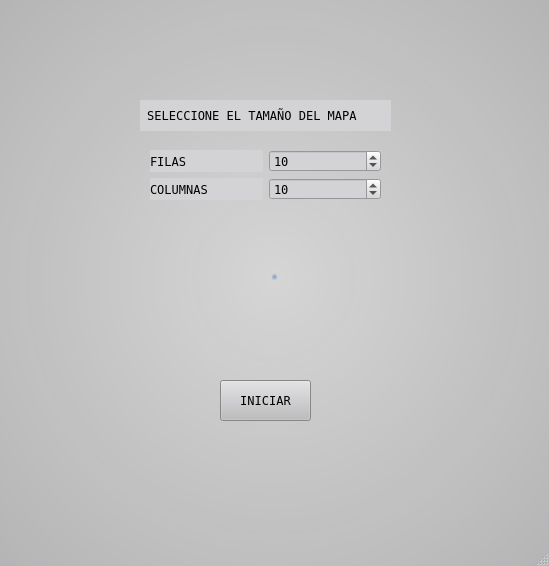
<?xml version="1.0" encoding="UTF-8"?>
<ui version="4.0">
 <class>MainWindow</class>
 <widget class="QMainWindow" name="MainWindow">
  <property name="geometry">
   <rect>
    <x>0</x>
    <y>0</y>
    <width>549</width>
    <height>566</height>
   </rect>
  </property>
  <property name="palette">
   <palette>
    <active>
     <colorrole role="Button">
      <brush brushstyle="RadialGradientPattern">
       <gradient centralx="0.494318000000000" centraly="0.506000000000000" focalx="0.500000000000000" focaly="0.489000000000000" radius="1.192000000000000" type="RadialGradient" spread="ReflectSpread" coordinatemode="ObjectBoundingMode">
        <gradientstop position="0.000000000000000">
         <color alpha="206">
          <red>71</red>
          <green>124</green>
          <blue>173</blue>
         </color>
        </gradientstop>
        <gradientstop position="0.005681820000000">
         <color alpha="255">
          <red>213</red>
          <green>213</green>
          <blue>213</blue>
         </color>
        </gradientstop>
        <gradientstop position="1.000000000000000">
         <color alpha="251">
          <red>157</red>
          <green>157</green>
          <blue>159</blue>
         </color>
        </gradientstop>
       </gradient>
      </brush>
     </colorrole>
     <colorrole role="Light">
      <brush brushstyle="SolidPattern">
       <color alpha="255">
        <red>198</red>
        <green>227</green>
        <blue>230</blue>
       </color>
      </brush>
     </colorrole>
     <colorrole role="Midlight">
      <brush brushstyle="SolidPattern">
       <color alpha="255">
        <red>153</red>
        <green>206</green>
        <blue>221</blue>
       </color>
      </brush>
     </colorrole>
     <colorrole role="Base">
      <brush brushstyle="RadialGradientPattern">
       <gradient centralx="0.494318000000000" centraly="0.506000000000000" focalx="0.500000000000000" focaly="0.489000000000000" radius="1.192000000000000" type="RadialGradient" spread="ReflectSpread" coordinatemode="ObjectBoundingMode">
        <gradientstop position="0.000000000000000">
         <color alpha="206">
          <red>71</red>
          <green>124</green>
          <blue>173</blue>
         </color>
        </gradientstop>
        <gradientstop position="0.005681820000000">
         <color alpha="255">
          <red>213</red>
          <green>213</green>
          <blue>213</blue>
         </color>
        </gradientstop>
        <gradientstop position="1.000000000000000">
         <color alpha="251">
          <red>157</red>
          <green>157</green>
          <blue>159</blue>
         </color>
        </gradientstop>
       </gradient>
      </brush>
     </colorrole>
     <colorrole role="Window">
      <brush brushstyle="RadialGradientPattern">
       <gradient centralx="0.494318000000000" centraly="0.506000000000000" focalx="0.500000000000000" focaly="0.489000000000000" radius="1.192000000000000" type="RadialGradient" spread="ReflectSpread" coordinatemode="ObjectBoundingMode">
        <gradientstop position="0.000000000000000">
         <color alpha="206">
          <red>71</red>
          <green>124</green>
          <blue>173</blue>
         </color>
        </gradientstop>
        <gradientstop position="0.005681820000000">
         <color alpha="255">
          <red>213</red>
          <green>213</green>
          <blue>213</blue>
         </color>
        </gradientstop>
        <gradientstop position="1.000000000000000">
         <color alpha="251">
          <red>157</red>
          <green>157</green>
          <blue>159</blue>
         </color>
        </gradientstop>
       </gradient>
      </brush>
     </colorrole>
     <colorrole role="Highlight">
      <brush brushstyle="SolidPattern">
       <color alpha="255">
        <red>71</red>
        <green>51</green>
        <blue>29</blue>
       </color>
      </brush>
     </colorrole>
     <colorrole role="AlternateBase">
      <brush brushstyle="SolidPattern">
       <color alpha="255">
        <red>210</red>
        <green>255</green>
        <blue>252</blue>
       </color>
      </brush>
     </colorrole>
    </active>
    <inactive>
     <colorrole role="Button">
      <brush brushstyle="RadialGradientPattern">
       <gradient centralx="0.494318000000000" centraly="0.506000000000000" focalx="0.500000000000000" focaly="0.489000000000000" radius="1.192000000000000" type="RadialGradient" spread="ReflectSpread" coordinatemode="ObjectBoundingMode">
        <gradientstop position="0.000000000000000">
         <color alpha="206">
          <red>71</red>
          <green>124</green>
          <blue>173</blue>
         </color>
        </gradientstop>
        <gradientstop position="0.005681820000000">
         <color alpha="255">
          <red>213</red>
          <green>213</green>
          <blue>213</blue>
         </color>
        </gradientstop>
        <gradientstop position="1.000000000000000">
         <color alpha="251">
          <red>157</red>
          <green>157</green>
          <blue>159</blue>
         </color>
        </gradientstop>
       </gradient>
      </brush>
     </colorrole>
     <colorrole role="Light">
      <brush brushstyle="SolidPattern">
       <color alpha="255">
        <red>255</red>
        <green>255</green>
        <blue>255</blue>
       </color>
      </brush>
     </colorrole>
     <colorrole role="Midlight">
      <brush brushstyle="SolidPattern">
       <color alpha="255">
        <red>227</red>
        <green>227</green>
        <blue>227</blue>
       </color>
      </brush>
     </colorrole>
     <colorrole role="Base">
      <brush brushstyle="RadialGradientPattern">
       <gradient centralx="0.494318000000000" centraly="0.506000000000000" focalx="0.500000000000000" focaly="0.489000000000000" radius="1.192000000000000" type="RadialGradient" spread="ReflectSpread" coordinatemode="ObjectBoundingMode">
        <gradientstop position="0.000000000000000">
         <color alpha="206">
          <red>71</red>
          <green>124</green>
          <blue>173</blue>
         </color>
        </gradientstop>
        <gradientstop position="0.005681820000000">
         <color alpha="255">
          <red>213</red>
          <green>213</green>
          <blue>213</blue>
         </color>
        </gradientstop>
        <gradientstop position="1.000000000000000">
         <color alpha="251">
          <red>157</red>
          <green>157</green>
          <blue>159</blue>
         </color>
        </gradientstop>
       </gradient>
      </brush>
     </colorrole>
     <colorrole role="Window">
      <brush brushstyle="RadialGradientPattern">
       <gradient centralx="0.494318000000000" centraly="0.506000000000000" focalx="0.500000000000000" focaly="0.489000000000000" radius="1.192000000000000" type="RadialGradient" spread="ReflectSpread" coordinatemode="ObjectBoundingMode">
        <gradientstop position="0.000000000000000">
         <color alpha="206">
          <red>71</red>
          <green>124</green>
          <blue>173</blue>
         </color>
        </gradientstop>
        <gradientstop position="0.005681820000000">
         <color alpha="255">
          <red>213</red>
          <green>213</green>
          <blue>213</blue>
         </color>
        </gradientstop>
        <gradientstop position="1.000000000000000">
         <color alpha="251">
          <red>157</red>
          <green>157</green>
          <blue>159</blue>
         </color>
        </gradientstop>
       </gradient>
      </brush>
     </colorrole>
     <colorrole role="Highlight">
      <brush brushstyle="SolidPattern">
       <color alpha="255">
        <red>240</red>
        <green>240</green>
        <blue>240</blue>
       </color>
      </brush>
     </colorrole>
     <colorrole role="AlternateBase">
      <brush brushstyle="SolidPattern">
       <color alpha="255">
        <red>245</red>
        <green>245</green>
        <blue>245</blue>
       </color>
      </brush>
     </colorrole>
    </inactive>
    <disabled>
     <colorrole role="Button">
      <brush brushstyle="RadialGradientPattern">
       <gradient centralx="0.494318000000000" centraly="0.506000000000000" focalx="0.500000000000000" focaly="0.489000000000000" radius="1.192000000000000" type="RadialGradient" spread="ReflectSpread" coordinatemode="ObjectBoundingMode">
        <gradientstop position="0.000000000000000">
         <color alpha="206">
          <red>71</red>
          <green>124</green>
          <blue>173</blue>
         </color>
        </gradientstop>
        <gradientstop position="0.005681820000000">
         <color alpha="255">
          <red>213</red>
          <green>213</green>
          <blue>213</blue>
         </color>
        </gradientstop>
        <gradientstop position="1.000000000000000">
         <color alpha="251">
          <red>157</red>
          <green>157</green>
          <blue>159</blue>
         </color>
        </gradientstop>
       </gradient>
      </brush>
     </colorrole>
     <colorrole role="Light">
      <brush brushstyle="SolidPattern">
       <color alpha="255">
        <red>198</red>
        <green>227</green>
        <blue>230</blue>
       </color>
      </brush>
     </colorrole>
     <colorrole role="Midlight">
      <brush brushstyle="SolidPattern">
       <color alpha="255">
        <red>247</red>
        <green>247</green>
        <blue>247</blue>
       </color>
      </brush>
     </colorrole>
     <colorrole role="Base">
      <brush brushstyle="RadialGradientPattern">
       <gradient centralx="0.494318000000000" centraly="0.506000000000000" focalx="0.500000000000000" focaly="0.489000000000000" radius="1.192000000000000" type="RadialGradient" spread="ReflectSpread" coordinatemode="ObjectBoundingMode">
        <gradientstop position="0.000000000000000">
         <color alpha="206">
          <red>71</red>
          <green>124</green>
          <blue>173</blue>
         </color>
        </gradientstop>
        <gradientstop position="0.005681820000000">
         <color alpha="255">
          <red>213</red>
          <green>213</green>
          <blue>213</blue>
         </color>
        </gradientstop>
        <gradientstop position="1.000000000000000">
         <color alpha="251">
          <red>157</red>
          <green>157</green>
          <blue>159</blue>
         </color>
        </gradientstop>
       </gradient>
      </brush>
     </colorrole>
     <colorrole role="Window">
      <brush brushstyle="RadialGradientPattern">
       <gradient centralx="0.494318000000000" centraly="0.506000000000000" focalx="0.500000000000000" focaly="0.489000000000000" radius="1.192000000000000" type="RadialGradient" spread="ReflectSpread" coordinatemode="ObjectBoundingMode">
        <gradientstop position="0.000000000000000">
         <color alpha="206">
          <red>71</red>
          <green>124</green>
          <blue>173</blue>
         </color>
        </gradientstop>
        <gradientstop position="0.005681820000000">
         <color alpha="255">
          <red>213</red>
          <green>213</green>
          <blue>213</blue>
         </color>
        </gradientstop>
        <gradientstop position="1.000000000000000">
         <color alpha="251">
          <red>157</red>
          <green>157</green>
          <blue>159</blue>
         </color>
        </gradientstop>
       </gradient>
      </brush>
     </colorrole>
     <colorrole role="Highlight">
      <brush brushstyle="SolidPattern">
       <color alpha="255">
        <red>0</red>
        <green>120</green>
        <blue>215</blue>
       </color>
      </brush>
     </colorrole>
     <colorrole role="AlternateBase">
      <brush brushstyle="SolidPattern">
       <color alpha="255">
        <red>245</red>
        <green>245</green>
        <blue>245</blue>
       </color>
      </brush>
     </colorrole>
    </disabled>
   </palette>
  </property>
  <property name="windowTitle">
   <string>MainWindow</string>
  </property>
  <property name="styleSheet">
   <string notr="true">#centralwidget{
background-image:url(:/fondo.png);
}
</string>
  </property>
  <widget class="QWidget" name="centralwidget">
   <widget class="QLabel" name="label_2">
    <property name="geometry">
     <rect>
      <x>140</x>
      <y>100</y>
      <width>251</width>
      <height>31</height>
     </rect>
    </property>
    <property name="sizePolicy">
     <sizepolicy hsizetype="Fixed" vsizetype="Fixed">
      <horstretch>0</horstretch>
      <verstretch>0</verstretch>
     </sizepolicy>
    </property>
    <property name="font">
     <font>
      <family>Fixedsys</family>
      <pointsize>9</pointsize>
      <italic>false</italic>
      <bold>false</bold>
     </font>
    </property>
    <property name="toolTip">
     <string/>
    </property>
    <property name="layoutDirection">
     <enum>Qt::LeftToRight</enum>
    </property>
    <property name="styleSheet">
     <string notr="true">background-color: rgb(211, 211, 214);
font: 9pt &quot;Fixedsys&quot;;
</string>
    </property>
    <property name="text">
     <string> SELECCIONE EL TAMAÑO DEL MAPA </string>
    </property>
    <property name="textFormat">
     <enum>Qt::AutoText</enum>
    </property>
   </widget>
   <widget class="QPushButton" name="pushButton">
    <property name="geometry">
     <rect>
      <x>220</x>
      <y>380</y>
      <width>91</width>
      <height>41</height>
     </rect>
    </property>
    <property name="sizePolicy">
     <sizepolicy hsizetype="Minimum" vsizetype="Expanding">
      <horstretch>0</horstretch>
      <verstretch>0</verstretch>
     </sizepolicy>
    </property>
    <property name="maximumSize">
     <size>
      <width>50000</width>
      <height>50</height>
     </size>
    </property>
    <property name="font">
     <font>
      <family>Fixedsys</family>
      <pointsize>9</pointsize>
      <italic>false</italic>
      <bold>false</bold>
     </font>
    </property>
    <property name="styleSheet">
     <string notr="true">background-color: rgb(189, 189, 191);
font: 9pt &quot;Fixedsys&quot;;
</string>
    </property>
    <property name="inputMethodHints">
     <set>Qt::ImhNone</set>
    </property>
    <property name="text">
     <string>INICIAR</string>
    </property>
   </widget>
   <widget class="QWidget" name="layoutWidget">
    <property name="geometry">
     <rect>
      <x>150</x>
      <y>150</y>
      <width>231</width>
      <height>50</height>
     </rect>
    </property>
    <layout class="QVBoxLayout" name="verticalLayout">
     <item>
      <layout class="QHBoxLayout" name="horizontalLayout">
       <item>
        <widget class="QLabel" name="label_3">
         <property name="font">
          <font>
           <family>Fixedsys</family>
           <pointsize>9</pointsize>
           <italic>false</italic>
           <bold>false</bold>
          </font>
         </property>
         <property name="toolTip">
          <string>&lt;html&gt;&lt;head/&gt;&lt;body&gt;&lt;p align=&quot;justify&quot;&gt;&lt;br/&gt;&lt;/p&gt;&lt;/body&gt;&lt;/html&gt;</string>
         </property>
         <property name="styleSheet">
          <string notr="true">background-color: rgb(211, 211, 214);
font: 9pt &quot;Fixedsys&quot;;
</string>
         </property>
         <property name="text">
          <string>FILAS</string>
         </property>
        </widget>
       </item>
       <item>
        <widget class="QSpinBox" name="spinBox_2">
         <property name="font">
          <font>
           <family>Fixedsys</family>
           <pointsize>9</pointsize>
           <italic>false</italic>
           <bold>false</bold>
           <kerning>true</kerning>
          </font>
         </property>
         <property name="focusPolicy">
          <enum>Qt::WheelFocus</enum>
         </property>
         <property name="layoutDirection">
          <enum>Qt::LeftToRight</enum>
         </property>
         <property name="autoFillBackground">
          <bool>false</bool>
         </property>
         <property name="styleSheet">
          <string notr="true">background-color: rgb(211, 211, 214);
font: 9pt &quot;Fixedsys&quot;;
</string>
         </property>
         <property name="inputMethodHints">
          <set>Qt::ImhDigitsOnly</set>
         </property>
         <property name="maximum">
          <number>30</number>
         </property>
         <property name="value">
          <number>10</number>
         </property>
        </widget>
       </item>
      </layout>
     </item>
     <item>
      <layout class="QHBoxLayout" name="horizontalLayout_2">
       <item>
        <widget class="QLabel" name="label">
         <property name="font">
          <font>
           <family>Fixedsys</family>
           <pointsize>9</pointsize>
           <italic>false</italic>
           <bold>false</bold>
          </font>
         </property>
         <property name="styleSheet">
          <string notr="true">background-color: rgb(211, 211, 214);
font: 9pt &quot;Fixedsys&quot;;
</string>
         </property>
         <property name="text">
          <string>COLUMNAS</string>
         </property>
        </widget>
       </item>
       <item>
        <widget class="QSpinBox" name="spinBox">
         <property name="enabled">
          <bool>true</bool>
         </property>
         <property name="font">
          <font>
           <family>Fixedsys</family>
           <pointsize>9</pointsize>
           <italic>false</italic>
           <bold>false</bold>
          </font>
         </property>
         <property name="styleSheet">
          <string notr="true">background-color: rgb(211, 211, 214);
font: 9pt &quot;Fixedsys&quot;;
</string>
         </property>
         <property name="maximum">
          <number>30</number>
         </property>
         <property name="value">
          <number>10</number>
         </property>
        </widget>
       </item>
      </layout>
     </item>
    </layout>
   </widget>
   <zorder>pushButton</zorder>
   <zorder>layoutWidget</zorder>
   <zorder>label_2</zorder>
  </widget>
  <widget class="QStatusBar" name="statusbar"/>
 </widget>
 <resources/>
 <connections/>
</ui>
